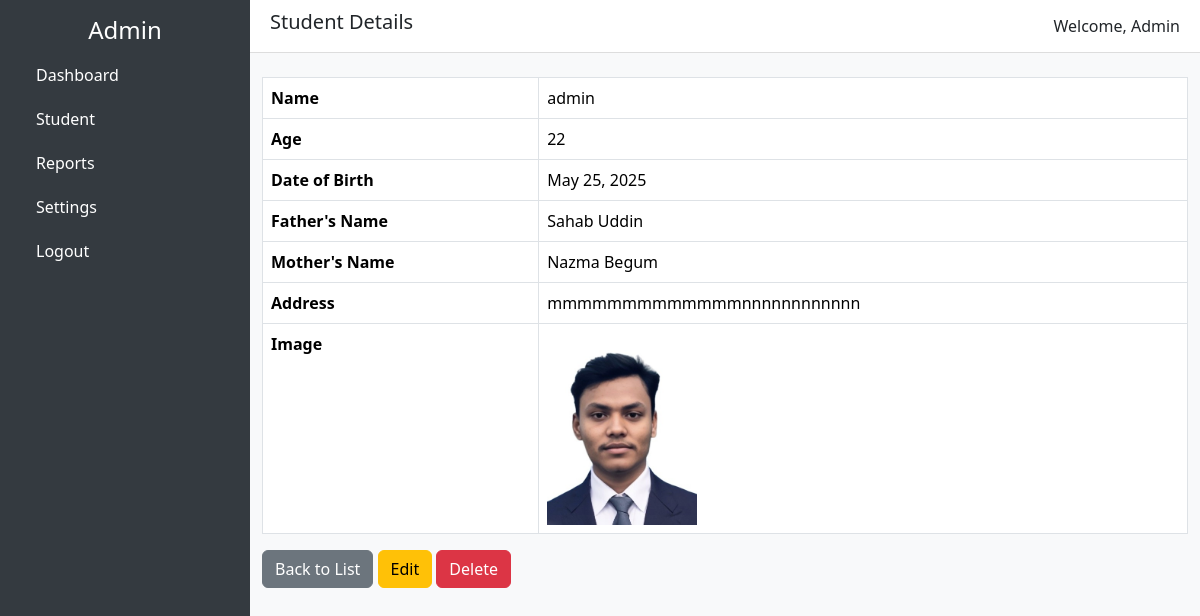
The app's page /student/3/ with its own data.
### myApp/models.py (models this page shows)
class studentmodel(models.Model):
    name=models.CharField(max_length=100)
    age=models.IntegerField()
    date_of_birth=models.DateField()
    father_name=models.CharField(max_length=100)
    mother_name=models.CharField(max_length=100)
    address=models.TextField()
    img=models.ImageField(upload_to='student_photos/')

### myApp/views.py (the view)
# urls.py: path('student/<int:id>/', student_detail, name='student_view'),
def student_detail(request, id):
    student = get_object_or_404(studentmodel, id=id)
    return render(request, 'student/detail.html', {'student': student})

### template/student/detail.html
{% extends "dashboard.html" %}
{% block page_heading %}Student Details{% endblock %}
{% block content %}
<table class="table table-bordered">
  <tr><th>Name</th><td>{{ student.name }}</td></tr>
  <tr><th>Age</th><td>{{ student.age }}</td></tr>
  <tr><th>Date of Birth</th><td>{{ student.date_of_birth }}</td></tr>
  <tr><th>Father's Name</th><td>{{ student.father_name }}</td></tr>
  <tr><th>Mother's Name</th><td>{{ student.mother_name }}</td></tr>
  <tr><th>Address</th><td>{{ student.address }}</td></tr>
  <tr>
    <th>Image</th>
    <td>
      {% if student.img %}
        <img src="{{ student.img.url }}" alt="{{ student.name }}" width="150">
      {% else %}
        No image
      {% endif %}
    </td>
  </tr>
</table>
<a href="{% url 'student' %}" class="btn btn-secondary">Back to List</a>
<a href="{% url 'student_edit' student.id %}" class="btn btn-warning">Edit</a>
<a href="{% url 'student_delete' student.id %}" class="btn btn-danger" onclick="return confirm('Are you sure?')">Delete</a>
{% endblock %}

### template/dashboard.html (style rules this page uses)
body { min-height: 100vh; display: flex; }

### records on screen
studentmodel: name "admin", age "22", date_of_birth "May 25, 2025", father_name "Sahab Uddin", mother_name "Nazma Begum", address "mmmmmmmmmmmmmnnnnnnnnnnnn", img (picture)
